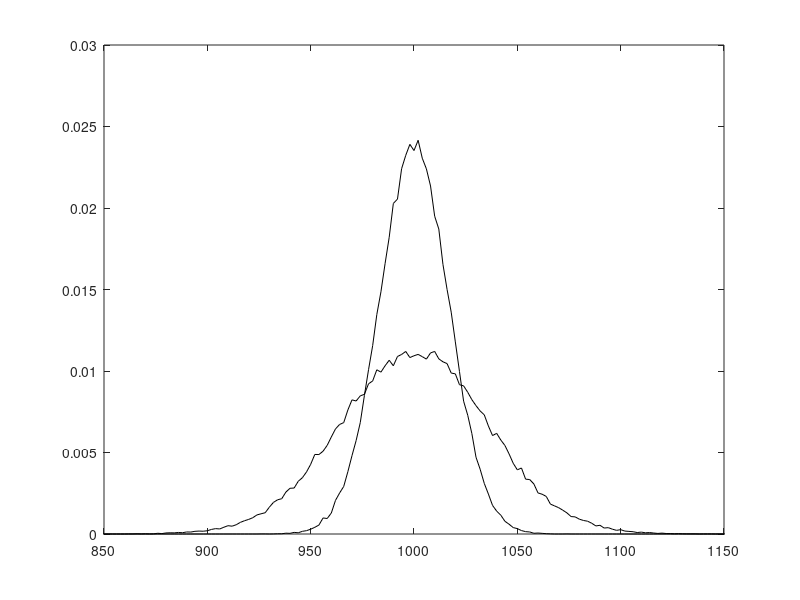

Reproduce this figure in MATLAB. (Note: this script raises an error after producing the figure.)
% Chapter 1 Exercise 5a
% combining measurements with a varying SNR: Weighted Least squares
% estimation
%
%
% Copyright: 
% Johan Schoukens, Rik Pintelon, and Yves Rolain 
% Vrije Universiteit Brussels, Pleinlaan 2, 1050 Brussels, Belgium
%
% 24 November 2010

clear all
NRepeat=100000              % Number of repeated experiments
NData=100                   % number of measurements per voltmeter in 1 experiment
iMax=0.01                   % maximum amplitude of the current
stdU1=1                     % std dev 1st voltmeter
stdU2=4                     % std dev 2nd voltmeter
R0=1000                     % exact value of the resistor

w=[ones(1,NData)*stdU1.^2 ones(1,NData)*stdU2.^2]';   % weight vector

for k=NRepeat:-1:1                      % loop over the repeated experiments
    i1=iMax*2*(rand(NData,1)-0.5);      % generate random current first experiment
    i2=iMax*2*(rand(NData,1)-0.5);      % generate random current 2nd experiment
    u1=R0*i1+stdU1*(randn(size(i1)));   % generate disturbed voltage
    u2=R0*i2+stdU2*(randn(size(i2)));   % generate disturbed voltage
    u=[u1' u2']';                       % combine data of both voltmeters
    i=[i1' i2']';
    R2(k)=(u'*(i./w))/(i'*(i./w));      % WLS
    R1(k)=(u'*i)/(i'*i);                %  LS
end


% calculate pdf
BinWidth=2;                             % set the parameters for the HIST call
X=[0:2:1200];

Rpdf(:,1)=hist(R1,X)/BinWidth/NRepeat;  % estimate pdf
Rpdf(:,2)=hist(R2,X)/BinWidth/NRepeat;  % estimate pdf

% plot the results
FigNum=6;

figure(FigNum),clf

plot(X,Rpdf(:,1),'k',X,Rpdf(:,2),'k')
axis([850 1150 0 0.03]);
DG_SetFontSize(7)
DG_SetTraceWidth(1.5,'*',FigNum)
DG_SetTraceTint(30,2,FigNum)
title('pdf least squares estimate')
xlabel('R')

% export the figure
% DG_Init4PDF(gcf, 4.5);        % fixing the size, half standard height
% DG_MakePDF('FigIdent4.pdf', gcf);

